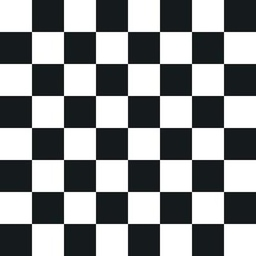
#> input picture Image Processing and Computer Vision-Lab/Geometric Transformation/inp.jpg, 256 x 256 px, shrunk from 400 x 400 before the run
$ python twirl.py
#> lines starting #> are read from the running program, lines starting #| are printed output that depends on the picture; after the words box and inside, x2 and y2 are one past the last pixel; in counts of white or black regions, pixels touching at a corner belong together


import sys
sys.path.append("C:\\Users\\SSD\\AppData\\Local\\Programs\\Python\\Python311\\Lib\\site-packages")


import cv2 as cv
import numpy as np


def interpolation(I, x, y):
    #bilinear interpolation
    h=I.shape[0]
    w=I.shape[1]

    j=int(np.floor(x))
    k=int(np.floor(y))
    j=min(j,h-2)
    k=min(k,w-2)

    b=x-j
    a=y-k

    result = (1-a)*(1-b)*I[j,k]+a*(1-b)*I[j+1,k]+(1-a)*b*I[j,k+1]+a*b*I[j,k]
    return result


def twirl(img,alpha):


    h=img.shape[0]
    w=img.shape[1]
    xc,yc=h//2,w//2
    out = np.zeros((h,w),dtype=np.uint8)


    rmax=175

    print(rmax)

    for i in range(h):
        for j in range(w):
            dx=(i-xc)
            dy=(j-yc)

            r=np.sqrt((dx**2)+(dy**2))
            if(r<=rmax):

                beta=np.arctan2(dy,dx)+alpha*((rmax-r)/rmax)

                x = xc + r*np.cos(beta)
                y = yc + r*np.sin(beta)
            else:
                x,y=i,j


            out[i][j] = interpolation(img,x,y)


    return out


img = cv.imread('inp.jpg')
#> img is the input picture: shape (256, 256, 3); mean B, G, R 141.3, 140.1, 137.7
img = cv.cvtColor(img, cv.COLOR_BGR2GRAY)
#> img: shape (256, 256)
_, img = cv.threshold(img,100,255,cv.THRESH_BINARY)
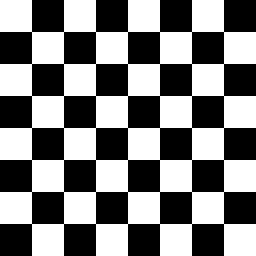
#> img: shape (256, 256); 50% white; 1 white region, box (x1, y1, x2, y2) and area: (0, 0, 256, 256) 32768

cv.imshow('Input Image',img)

alpha=90

alpha=np.deg2rad(alpha)

#alpha=alpha*np.pi/180

img_t=twirl(img,alpha)
#> the loop in twirl, `for i in range(h):` made 256 passes
#> after the loop in twirl, `for i in range(h):`:
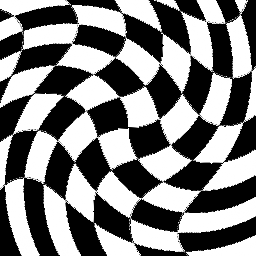
#> out: shape (256, 256); min 0, max 255, mean 127.4


cv.imshow('Output Image for alpha=90 degree',img_t)

alpha=-90
alpha=np.deg2rad(alpha)

#alpha=alpha*np.pi/180


img_t=twirl(img,alpha)
#> call 2 of twirl, with alpha = -1.57
#> after the loop in twirl (call 2), `for i in range(h):`:
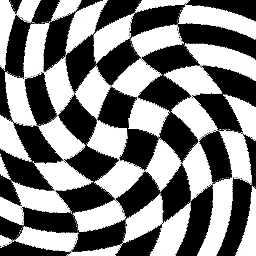
#> out: shape (256, 256); min 0, max 255, mean 127.4


cv.imshow('Output Image for alpha=-90 degree',img_t)


cv.waitKey(0)
cv.destroyAllWindows()
